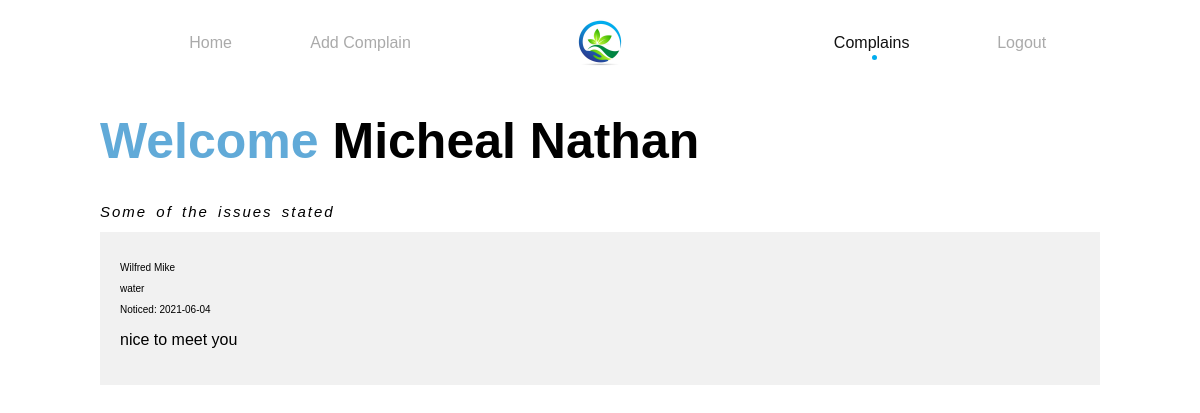
The page /complains.php (signed in) on the database its author committed.
### tables this page shows
CREATE TABLE `complain` (
  `id` int(11) NOT NULL,
  `message` text NOT NULL,
  `date` date NOT NULL,
  `category` enum('land','air','water') NOT NULL,
  `user_id` int(11) NOT NULL
);

CREATE TABLE `user` (
  `id` int(11) NOT NULL,
  `firstname` varchar(50) NOT NULL,
  `lastname` varchar(50) NOT NULL,
  `email` varchar(200) NOT NULL,
  `password` varchar(255) NOT NULL
);

### includes/functions.php (called while the page is built, shortened)
<?php
function get_complain($conn) {
    $sql = "SELECT c.id AS id, firstname, lastname, message, date, category FROM complain AS c LEFT JOIN user AS u ON c.user_id = u.id ORDER BY c.id DESC;";
    try {
        $stmt = $conn->prepare($sql);
        $stmt->execute();
        if($stmt->rowCount() > 0) {
            return $stmt;
        } else {
            return false;
        }
    } catch (PDOException $e) {
        return false;
    }
}

### complains.php (the view, shortened to what this page needs)
<?php
    require_once 'includes/Database.php';
    require_once 'includes/functions.php';
?>
<?php require_once 'header.php' ?>
    <div class="container">
        <header class="header">
            <nav class="nav">
                <ul class="nav-left">
                    <li class="nav-item"><a href="home.php">Home</a></li>
                    <li class="nav-item"><a href="add-complain.php">add complain</a></li>
                </ul>
                <div class="logo-container">
                    <img src="assets/images/logo.jpg" alt="logo" class="logo-top">
                </div>
                <ul class="nav-right">
                    <li class="nav-item"><a href="complains.php" class="active">complains</a></li>
                    <li class="nav-item"><a href="logout.php">logout</a></li>
                </ul>
            </nav>
        </header>
        <main>
            <h1 class="homepage-heading"><span class="text-blue-1">Welcome</span> Micheal Nathan</h1>
            <h2>Some of the issues stated</h2>
            <section class="article-container">
                <?php $complains = get_complain($conn); ?>
                <?php if($complains === false) { ?>
                    <div style="color: green;text-align:center;font-size:2rem;">No record found.</div>
                <?php } else { ?>
                    <?php while($row = $complains->fetch(PDO::FETCH_ASSOC)) { ?>
                        <article class="blog">
                            <p class="blog-user"><?php echo $row['firstname'] . " " . $row['lastname'] ?></p>
                            <p class="blog-category"><?php echo $row['category'] ?></p>
                            <p class="blog-date">Noticed: <?php echo $row['date'] ?></p>
                            <p class="blog-content"><?php echo $row['message'] ?></p>
                        </article>
                    <?php } ?>
                <?php } ?>
            </section>
        </main>
    </div>
<?php require_once 'footer.php' ?>

### assets/style/main.css (style rules this page uses)
* { box-sizing: border-box; }
html { font-size: 62.5%; }
body { font-family: Verdana, Geneva, Tahoma, sans-serif; }
.container { max-width: 1000px; margin: 0 auto; }
.nav { padding: 1rem; display: flex; justify-content: space-between; align-items: center; }
ul { list-style-type: none; }
.nav-left, .nav-right, .logo-container { flex: 1; }
.logo-container { display: flex; justify-content: center; }
.nav-left, .nav-right { display: flex; justify-content: space-around; }
.nav-item { display: flex; }
.nav-item a { flex: 1; text-decoration: none; text-transform: capitalize; font-size: 1.6rem; color: #aaa; font-family: inherit; transition: all .2s ease-out; position: relative; }
.nav-item a.active { color: #111; }
.nav-item a.active::after { content: ""; display: block; width: 5px; height: 5px; background-color: #00ACEE; border-radius: 50%; position: absolute; left: 50%; bottom: -8px; }
.logo-top { width: 50px; }
h2 { letter-spacing: .2rem; word-spacing: .3rem; font-weight: normal; font-style: italic; }
.homepage-heading { font-size: 5rem; }
.blog { background-color: #f1f1f1; padding: 2rem; margin-bottom: 2rem; }
.blog-content { font-size: 1.6rem; }
.text-blue-1 { color: #61AAD8; }

### rows shown on the page
complain: user.firstname "Wilfred", user.lastname "Mike", category "water", date "2021-06-04", message "nice to meet you"
